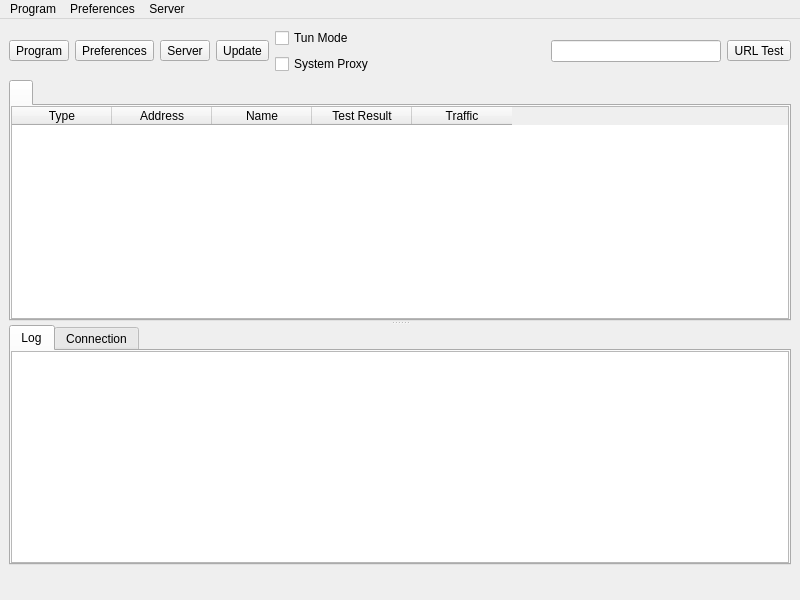
<?xml version="1.0" encoding="UTF-8"?>
<ui version="4.0">
 <class>MainWindow</class>
 <widget class="QMainWindow" name="MainWindow">
  <property name="geometry">
   <rect>
    <x>0</x>
    <y>0</y>
    <width>800</width>
    <height>600</height>
   </rect>
  </property>
  <property name="minimumSize">
   <size>
    <width>800</width>
    <height>600</height>
   </size>
  </property>
  <property name="windowTitle">
   <string notr="true">nya</string>
  </property>
  <widget class="QWidget" name="centralwidget">
   <layout class="QVBoxLayout" name="verticalLayout_3" stretch="0,0,0">
    <item>
     <layout class="QHBoxLayout" name="horizontalLayout_2">
      <item>
       <widget class="QToolButton" name="toolButton_program">
        <property name="text">
         <string>Program</string>
        </property>
        <property name="icon">
         <iconset theme="b-system-run">
          <normaloff>.</normaloff>.</iconset>
        </property>
        <property name="iconSize">
         <size>
          <width>24</width>
          <height>24</height>
         </size>
        </property>
        <property name="popupMode">
         <enum>QToolButton::InstantPopup</enum>
        </property>
        <property name="toolButtonStyle">
         <enum>Qt::ToolButtonTextUnderIcon</enum>
        </property>
       </widget>
      </item>
      <item>
       <widget class="QToolButton" name="toolButton_preferences">
        <property name="text">
         <string>Preferences</string>
        </property>
        <property name="icon">
         <iconset theme="b-preferences">
          <normaloff>.</normaloff>.</iconset>
        </property>
        <property name="iconSize">
         <size>
          <width>24</width>
          <height>24</height>
         </size>
        </property>
        <property name="popupMode">
         <enum>QToolButton::InstantPopup</enum>
        </property>
        <property name="toolButtonStyle">
         <enum>Qt::ToolButtonTextUnderIcon</enum>
        </property>
       </widget>
      </item>
      <item>
       <widget class="QToolButton" name="toolButton_server">
        <property name="text">
         <string>Server</string>
        </property>
        <property name="icon">
         <iconset theme="b-network-server">
          <normaloff>.</normaloff>.</iconset>
        </property>
        <property name="iconSize">
         <size>
          <width>24</width>
          <height>24</height>
         </size>
        </property>
        <property name="popupMode">
         <enum>QToolButton::InstantPopup</enum>
        </property>
        <property name="toolButtonStyle">
         <enum>Qt::ToolButtonTextUnderIcon</enum>
        </property>
       </widget>
      </item>
<!--      <item>-->
<!--       <widget class="QToolButton" name="toolButton_ads">-->
<!--        <property name="text">-->
<!--         <string>Ads</string>-->
<!--        </property>-->
<!--        <property name="icon">-->
<!--         <iconset theme="b-internet-web-browser">-->
<!--          <normaloff>.</normaloff>.</iconset>-->
<!--        </property>-->
<!--        <property name="iconSize">-->
<!--         <size>-->
<!--          <width>24</width>-->
<!--          <height>24</height>-->
<!--         </size>-->
<!--        </property>-->
<!--        <property name="popupMode">-->
<!--         <enum>QToolButton::InstantPopup</enum>-->
<!--        </property>-->
<!--        <property name="toolButtonStyle">-->
<!--         <enum>Qt::ToolButtonTextUnderIcon</enum>-->
<!--        </property>-->
<!--       </widget>-->
<!--      </item>-->
<!--      <item>-->
<!--       <widget class="QToolButton" name="toolButton_document">-->
<!--        <property name="text">-->
<!--         <string>Document</string>-->
<!--        </property>-->
<!--        <property name="icon">-->
<!--         <iconset theme="b-dialog-question">-->
<!--          <normaloff>.</normaloff>.</iconset>-->
<!--        </property>-->
<!--        <property name="iconSize">-->
<!--         <size>-->
<!--          <width>24</width>-->
<!--          <height>24</height>-->
<!--         </size>-->
<!--        </property>-->
<!--        <property name="popupMode">-->
<!--         <enum>QToolButton::InstantPopup</enum>-->
<!--        </property>-->
<!--        <property name="toolButtonStyle">-->
<!--         <enum>Qt::ToolButtonTextUnderIcon</enum>-->
<!--        </property>-->
<!--       </widget>-->
<!--      </item>-->
      <item>
       <widget class="QToolButton" name="toolButton_update">
        <property name="text">
         <string>Update</string>
        </property>
        <property name="icon">
         <iconset theme="b-system-software-update">
          <normaloff>.</normaloff>.</iconset>
        </property>
        <property name="iconSize">
         <size>
          <width>24</width>
          <height>24</height>
         </size>
        </property>
        <property name="popupMode">
         <enum>QToolButton::InstantPopup</enum>
        </property>
        <property name="toolButtonStyle">
         <enum>Qt::ToolButtonTextUnderIcon</enum>
        </property>
       </widget>
      </item>
      <item>
       <layout class="QVBoxLayout" name="verticalLayout_4">
        <item>
         <widget class="QCheckBox" name="checkBox_VPN">
          <property name="sizePolicy">
           <sizepolicy hsizetype="Minimum" vsizetype="Minimum">
            <horstretch>0</horstretch>
            <verstretch>0</verstretch>
           </sizepolicy>
          </property>
          <property name="text">
           <string>Tun Mode</string>
          </property>
         </widget>
        </item>
        <item>
         <widget class="QCheckBox" name="checkBox_SystemProxy">
          <property name="text">
           <string>System Proxy</string>
          </property>
         </widget>
        </item>
       </layout>
      </item>
      <item>
       <spacer name="horizontalSpacer">
        <property name="orientation">
         <enum>Qt::Horizontal</enum>
        </property>
        <property name="sizeHint" stdset="0">
         <size>
          <width>40</width>
          <height>20</height>
         </size>
        </property>
       </spacer>
      </item>
      <item>
       <widget class="QLineEdit" name="search">
        <property name="clearButtonEnabled">
         <bool>true</bool>
        </property>
       </widget>
      </item>
      <item>
       <widget class="QToolButton" name="toolButton_url_test">
        <property name="text">
         <string>URL Test</string>
        </property>
        <property name="popupMode">
         <enum>QToolButton::InstantPopup</enum>
        </property>
        <property name="toolButtonStyle">
         <enum>Qt::ToolButtonTextUnderIcon</enum>
        </property>
       </widget>
      </item>
     </layout>
    </item>
    <item>
     <widget class="QSplitter" name="splitter">
      <property name="orientation">
       <enum>Qt::Vertical</enum>
      </property>
      <widget class="QTabWidget" name="tabWidget">
       <property name="currentIndex">
        <number>0</number>
       </property>
       <property name="movable">
        <bool>true</bool>
       </property>
       <widget class="QWidget" name="widget1">
        <attribute name="title">
         <string/>
        </attribute>
        <layout class="QGridLayout" name="gridLayout_2">
         <property name="leftMargin">
          <number>0</number>
         </property>
         <property name="topMargin">
          <number>0</number>
         </property>
         <property name="rightMargin">
          <number>0</number>
         </property>
         <property name="bottomMargin">
          <number>0</number>
         </property>
         <property name="spacing">
          <number>0</number>
         </property>
         <item row="0" column="0">
          <widget class="MyTableWidget" name="proxyListTable">
           <property name="contextMenuPolicy">
            <enum>Qt::CustomContextMenu</enum>
           </property>
           <property name="editTriggers">
            <set>QAbstractItemView::NoEditTriggers</set>
           </property>
           <property name="alternatingRowColors">
            <bool>true</bool>
           </property>
           <property name="selectionBehavior">
            <enum>QAbstractItemView::SelectRows</enum>
           </property>
           <property name="horizontalScrollMode">
            <enum>QAbstractItemView::ScrollPerPixel</enum>
           </property>
           <property name="wordWrap">
            <bool>false</bool>
           </property>
           <attribute name="horizontalHeaderMinimumSectionSize">
            <number>16</number>
           </attribute>
           <attribute name="horizontalHeaderHighlightSections">
            <bool>false</bool>
           </attribute>
           <attribute name="horizontalHeaderShowSortIndicator" stdset="0">
            <bool>false</bool>
           </attribute>
           <attribute name="verticalHeaderDefaultSectionSize">
            <number>30</number>
           </attribute>
           <column>
            <property name="text">
             <string>Type</string>
            </property>
           </column>
           <column>
            <property name="text">
             <string>Address</string>
            </property>
           </column>
           <column>
            <property name="text">
             <string>Name</string>
            </property>
           </column>
           <column>
            <property name="text">
             <string>Test Result</string>
            </property>
           </column>
           <column>
            <property name="text">
             <string>Traffic</string>
            </property>
           </column>
          </widget>
         </item>
        </layout>
       </widget>
      </widget>
      <widget class="QWidget" name="aaaaaaaaaaaaaaaaaa">
       <layout class="QVBoxLayout" name="aaaaaaaaaaaa" stretch="0">
        <item>
         <widget class="QTabWidget" name="down_tab">
          <property name="currentIndex">
           <number>0</number>
          </property>
          <widget class="QWidget" name="tab">
           <attribute name="title">
            <string>Log</string>
           </attribute>
           <layout class="QVBoxLayout" name="verticalLayout">
            <property name="spacing">
             <number>0</number>
            </property>
            <property name="leftMargin">
             <number>0</number>
            </property>
            <property name="topMargin">
             <number>0</number>
            </property>
            <property name="rightMargin">
             <number>0</number>
            </property>
            <property name="bottomMargin">
             <number>0</number>
            </property>
            <item>
             <widget class="QTextBrowser" name="masterLogBrowser">
              <property name="contextMenuPolicy">
               <enum>Qt::CustomContextMenu</enum>
              </property>
              <property name="openLinks">
               <bool>false</bool>
              </property>
             </widget>
            </item>
           </layout>
          </widget>
          <widget class="QWidget" name="tab_2">
           <attribute name="title">
            <string>Connection</string>
           </attribute>
           <layout class="QVBoxLayout" name="verticalLayout_2">
            <property name="spacing">
             <number>0</number>
            </property>
            <property name="leftMargin">
             <number>0</number>
            </property>
            <property name="topMargin">
             <number>0</number>
            </property>
            <property name="rightMargin">
             <number>0</number>
            </property>
            <property name="bottomMargin">
             <number>0</number>
            </property>
            <item>
             <widget class="QTableWidget" name="tableWidget_conn">
              <property name="contextMenuPolicy">
               <enum>Qt::CustomContextMenu</enum>
              </property>
              <property name="editTriggers">
               <set>QAbstractItemView::NoEditTriggers</set>
              </property>
              <property name="selectionBehavior">
               <enum>QAbstractItemView::SelectRows</enum>
              </property>
              <property name="verticalScrollMode">
               <enum>QAbstractItemView::ScrollPerPixel</enum>
              </property>
              <property name="horizontalScrollMode">
               <enum>QAbstractItemView::ScrollPerPixel</enum>
              </property>
              <attribute name="horizontalHeaderHighlightSections">
               <bool>false</bool>
              </attribute>
              <column>
               <property name="text">
                <string>Status</string>
               </property>
              </column>
              <column>
               <property name="text">
                <string>Outbound</string>
               </property>
              </column>
              <column>
               <property name="text">
                <string>Destination</string>
               </property>
              </column>
             </widget>
            </item>
           </layout>
          </widget>
         </widget>
        </item>
       </layout>
      </widget>
     </widget>
    </item>
    <item>
     <layout class="QHBoxLayout" name="horizontalLayout">
      <item>
       <widget class="QLabel" name="label_running">
        <property name="text">
         <string/>
        </property>
       </widget>
      </item>
      <item>
       <spacer name="horizontalSpacer_2">
        <property name="orientation">
         <enum>Qt::Horizontal</enum>
        </property>
        <property name="sizeType">
         <enum>QSizePolicy::Maximum</enum>
        </property>
        <property name="sizeHint" stdset="0">
         <size>
          <width>0</width>
          <height>20</height>
         </size>
        </property>
       </spacer>
      </item>
      <item>
       <widget class="QLabel" name="label_inbound">
        <property name="text">
         <string/>
        </property>
       </widget>
      </item>
      <item>
       <widget class="QLabel" name="label_speed">
        <property name="text">
         <string/>
        </property>
       </widget>
      </item>
     </layout>
    </item>
   </layout>
  </widget>
  <widget class="QMenuBar" name="menubar">
   <property name="geometry">
    <rect>
     <x>0</x>
     <y>0</y>
     <width>800</width>
     <height>32</height>
    </rect>
   </property>
   <widget class="QMenu" name="menu_program">
    <property name="title">
     <string>Program</string>
    </property>
    <widget class="QMenu" name="menu_spmode">
     <property name="title">
      <string>System Proxy</string>
     </property>
     <addaction name="menu_spmode_system_proxy"/>
     <addaction name="menu_spmode_vpn"/>
     <addaction name="menu_spmode_disabled"/>
    </widget>
    <widget class="QMenu" name="menu_program_preference">
     <property name="title">
      <string>Preferences</string>
     </property>
     <addaction name="actionfake"/>
    </widget>
    <widget class="QMenu" name="menuActive_Server">
     <property name="title">
      <string>Active Server</string>
     </property>
     <addaction name="actionfake_2"/>
    </widget>
    <widget class="QMenu" name="menuActive_Routing">
     <property name="title">
      <string>Active Routing</string>
     </property>
     <addaction name="actionfake_3"/>
    </widget>
    <addaction name="actionShow_window"/>
    <addaction name="menu_add_from_clipboard2"/>
    <addaction name="menu_scan_qr"/>
    <addaction name="separator"/>
    <addaction name="actionStart_with_system"/>
    <addaction name="actionRemember_last_proxy"/>
    <addaction name="actionAllow_LAN"/>
    <addaction name="menuActive_Server"/>
    <addaction name="menuActive_Routing"/>
    <addaction name="menu_spmode"/>
    <addaction name="menu_program_preference"/>
    <addaction name="separator"/>
    <addaction name="actionRestart_Proxy"/>
    <addaction name="actionRestart_Program"/>
    <addaction name="menu_exit"/>
   </widget>
   <widget class="QMenu" name="menu_preferences">
    <property name="title">
     <string>Preferences</string>
    </property>
    <addaction name="menu_manage_groups"/>
    <addaction name="menu_basic_settings"/>
    <addaction name="menu_routing_settings"/>
    <addaction name="menu_vpn_settings"/>
    <addaction name="menu_hotkey_settings"/>
    <addaction name="menu_open_config_folder"/>
   </widget>
   <widget class="QMenu" name="menu_server">
    <property name="title">
     <string>Server</string>
    </property>
    <widget class="QMenu" name="menu_share_item">
     <property name="title">
      <string>Share</string>
     </property>
     <addaction name="menu_qr"/>
     <addaction name="menu_export_config"/>
     <addaction name="separator"/>
     <addaction name="menu_copy_links"/>
     <addaction name="menu_copy_links_nkr"/>
    </widget>
    <widget class="QMenu" name="menuCurrent_Group">
     <property name="title">
      <string>Current Group</string>
     </property>
     <addaction name="actionfake_5"/>
     <addaction name="menu_tcp_ping"/>
     <addaction name="menu_url_test"/>
     <addaction name="menu_full_test"/>
     <addaction name="menu_stop_testing"/>
     <addaction name="menu_clear_test_result"/>
     <addaction name="menu_resolve_domain"/>
     <addaction name="separator"/>
     <addaction name="menu_remove_unavailable"/>
     <addaction name="menu_delete_repeat"/>
     <addaction name="separator"/>
     <addaction name="menu_update_subscription"/>
    </widget>
    <widget class="QMenu" name="menuCurrent_Select">
     <property name="title">
      <string>Current Select</string>
     </property>
     <addaction name="actionfake_4"/>
    </widget>
    <addaction name="menu_add_from_input"/>
    <addaction name="menu_add_from_clipboard"/>
    <addaction name="separator"/>
    <addaction name="menu_start"/>
    <addaction name="menu_stop"/>
    <addaction name="separator"/>
    <addaction name="menu_select_all"/>
    <addaction name="menu_move"/>
    <addaction name="menu_clone"/>
    <addaction name="menu_reset_traffic"/>
    <addaction name="menu_delete"/>
    <addaction name="separator"/>
    <addaction name="menu_share_item"/>
    <addaction name="separator"/>
    <addaction name="menuCurrent_Select"/>
    <addaction name="menuCurrent_Group"/>
    <addaction name="separator"/>
    <addaction name="menu_profile_debug_info"/>
    <addaction name="separator"/>
   </widget>
   <addaction name="menu_program"/>
   <addaction name="menu_preferences"/>
   <addaction name="menu_server"/>
  </widget>
  <action name="menu_exit">
   <property name="text">
    <string>Exit</string>
   </property>
  </action>
  <action name="actionShow_window">
   <property name="text">
    <string>Show Window</string>
   </property>
  </action>
  <action name="menu_basic_settings">
   <property name="text">
    <string>Basic Settings</string>
   </property>
  </action>
  <action name="menu_add_from_input">
   <property name="text">
    <string>New profile</string>
   </property>
  </action>
  <action name="menu_manage_groups">
   <property name="text">
    <string>Groups</string>
   </property>
  </action>
  <action name="menu_start">
   <property name="text">
    <string>Start</string>
   </property>
   <property name="shortcut">
    <string notr="true">Return</string>
   </property>
  </action>
  <action name="menu_stop">
   <property name="text">
    <string>Stop</string>
   </property>
   <property name="shortcut">
    <string notr="true">Ctrl+S</string>
   </property>
  </action>
  <action name="menu_routing_settings">
   <property name="text">
    <string>Routing Settings</string>
   </property>
  </action>
  <action name="menu_add_from_clipboard">
   <property name="text">
    <string>Add profile from clipboard</string>
   </property>
   <property name="shortcut">
    <string notr="true">Ctrl+V</string>
   </property>
  </action>
  <action name="menu_delete">
   <property name="text">
    <string>Delete</string>
   </property>
   <property name="shortcut">
    <string notr="true">Del</string>
   </property>
  </action>
  <action name="menu_add_from_clipboard2">
   <property name="text">
    <string>Add profile from clipboard</string>
   </property>
  </action>
  <action name="menu_profile_debug_info">
   <property name="text">
    <string>Debug Info</string>
   </property>
  </action>
  <action name="menu_qr">
   <property name="text">
    <string>QR Code and link</string>
   </property>
   <property name="shortcut">
    <string notr="true">Ctrl+Q</string>
   </property>
  </action>
  <action name="menu_copy_link">
   <property name="text">
    <string>Copy Link</string>
   </property>
  </action>
  <action name="menu_tcp_ping">
   <property name="text">
    <string notr="true">Tcp Ping</string>
   </property>
   <property name="shortcut">
    <string notr="true">Ctrl+Alt+T</string>
   </property>
  </action>
  <action name="menu_url_test">
   <property name="text">
    <string notr="true">Url Test</string>
   </property>
   <property name="shortcut">
    <string notr="true">Ctrl+Alt+U</string>
   </property>
  </action>
  <action name="menu_clear_test_result">
   <property name="text">
    <string>Clear Test Result</string>
   </property>
   <property name="shortcut">
    <string notr="true">Ctrl+Alt+C</string>
   </property>
  </action>
  <action name="menu_export_config">
   <property name="text">
    <string>Export %1 config</string>
   </property>
   <property name="shortcut">
    <string notr="true">Ctrl+E</string>
   </property>
  </action>
  <action name="menu_reset_traffic">
   <property name="text">
    <string>Reset Traffic</string>
   </property>
   <property name="shortcut">
    <string notr="true">Ctrl+R</string>
   </property>
  </action>
  <action name="menu_scan_qr">
   <property name="text">
    <string>Scan QR Code</string>
   </property>
  </action>
  <action name="menu_spmode_system_proxy">
   <property name="checkable">
    <bool>true</bool>
   </property>
   <property name="text">
    <string>Enable System Proxy</string>
   </property>
  </action>
  <action name="menu_spmode_disabled">
   <property name="checkable">
    <bool>true</bool>
   </property>
   <property name="text">
    <string>Disable</string>
   </property>
  </action>
  <action name="menu_delete_repeat">
   <property name="text">
    <string>Remove Duplicates</string>
   </property>
   <property name="shortcut">
    <string notr="true">Ctrl+Alt+D</string>
   </property>
  </action>
  <action name="actionfake">
   <property name="text">
    <string>fake</string>
   </property>
   <property name="visible">
    <bool>false</bool>
   </property>
  </action>
  <action name="menu_move">
   <property name="text">
    <string>Move</string>
   </property>
   <property name="shortcut">
    <string notr="true">Ctrl+M</string>
   </property>
  </action>
  <action name="actionStart_with_system">
   <property name="checkable">
    <bool>true</bool>
   </property>
   <property name="text">
    <string>Start with system</string>
   </property>
  </action>
  <action name="actionRemember_last_proxy">
   <property name="checkable">
    <bool>true</bool>
   </property>
   <property name="text">
    <string>Remember last profile</string>
   </property>
  </action>
  <action name="actionAllow_LAN">
   <property name="checkable">
    <bool>true</bool>
   </property>
   <property name="text">
    <string>Allow other devices to connect</string>
   </property>
  </action>
  <action name="menu_remove_unavailable">
   <property name="text">
    <string>Remove Unavailable</string>
   </property>
   <property name="shortcut">
    <string notr="true">Ctrl+Alt+R</string>
   </property>
  </action>
  <action name="menu_full_test">
   <property name="text">
    <string>Full Test</string>
   </property>
   <property name="shortcut">
    <string notr="true">Ctrl+Alt+F</string>
   </property>
  </action>
  <action name="menu_hotkey_settings">
   <property name="text">
    <string>Hotkey Settings</string>
   </property>
  </action>
  <action name="menu_select_all">
   <property name="text">
    <string>Select All</string>
   </property>
   <property name="shortcut">
    <string notr="true">Ctrl+A</string>
   </property>
  </action>
  <action name="menu_copy_links_nkr">
   <property name="text">
    <string>Copy links of selected (Neko Links)</string>
   </property>
   <property name="shortcut">
    <string notr="true">Ctrl+N</string>
   </property>
  </action>
  <action name="actionfake_2">
   <property name="text">
    <string>fake</string>
   </property>
   <property name="visible">
    <bool>false</bool>
   </property>
  </action>
  <action name="actionfake_3">
   <property name="text">
    <string>fake</string>
   </property>
   <property name="visible">
    <bool>false</bool>
   </property>
  </action>
  <action name="menu_copy_links">
   <property name="text">
    <string>Copy links of selected</string>
   </property>
   <property name="shortcut">
    <string notr="true">Ctrl+C</string>
   </property>
  </action>
  <action name="menu_spmode_vpn">
   <property name="checkable">
    <bool>true</bool>
   </property>
   <property name="text">
    <string>Enable Tun</string>
   </property>
  </action>
  <action name="menu_clone">
   <property name="text">
    <string>Clone</string>
   </property>
   <property name="shortcut">
    <string notr="true">Ctrl+D</string>
   </property>
  </action>
  <action name="menu_update_subscription">
   <property name="text">
    <string>Update subscription</string>
   </property>
   <property name="shortcut">
    <string notr="true">Ctrl+U</string>
   </property>
  </action>
  <action name="menu_resolve_domain">
   <property name="text">
    <string>Resolve domain</string>
   </property>
   <property name="shortcut">
    <string notr="true">Ctrl+Alt+I</string>
   </property>
  </action>
  <action name="menu_vpn_settings">
   <property name="text">
    <string>Tun Settings</string>
   </property>
  </action>
  <action name="actionRestart_Program">
   <property name="text">
    <string>Restart Program</string>
   </property>
  </action>
  <action name="menu_open_config_folder">
   <property name="text">
    <string>Open Config Folder</string>
   </property>
  </action>
  <action name="actionfake_4">
   <property name="text">
    <string notr="true">fake</string>
   </property>
   <property name="visible">
    <bool>false</bool>
   </property>
  </action>
  <action name="actionfake_5">
   <property name="text">
    <string notr="true">fake</string>
   </property>
   <property name="visible">
    <bool>false</bool>
   </property>
  </action>
  <action name="actionRestart_Proxy">
   <property name="text">
    <string>Restart Proxy</string>
   </property>
  </action>
  <action name="menu_stop_testing">
   <property name="text">
    <string>Stop Testing</string>
   </property>
   <property name="shortcut">
    <string notr="true">Ctrl+Alt+S</string>
   </property>
  </action>
 </widget>
 <customwidgets>
  <customwidget>
   <class>MyTableWidget</class>
   <extends>QTableWidget</extends>
   <header>ui/widget/MyTableWidget.h</header>
  </customwidget>
 </customwidgets>
 <resources/>
 <connections/>
</ui>
